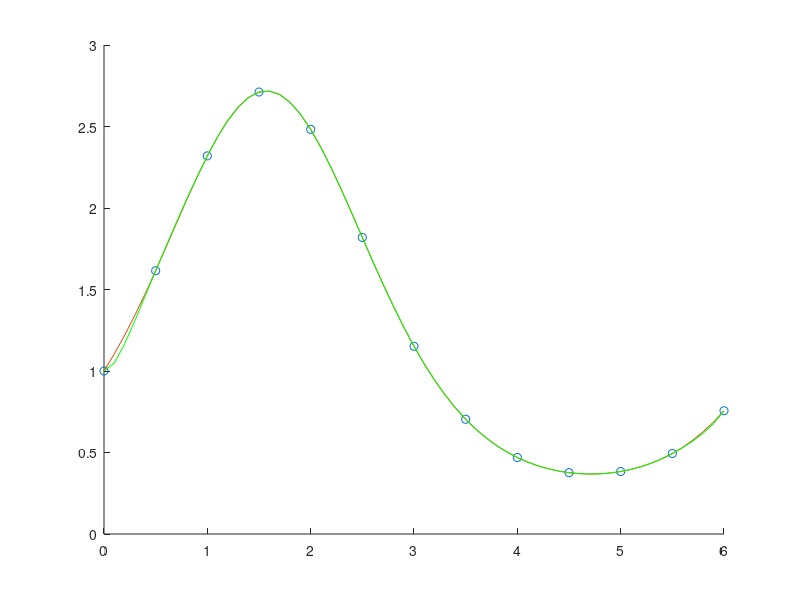

Here is the MATLAB script that generated this plot:
1;
function divided_diff = diff(x, f)
  n = length(x);
  divided_diff = [f', zeros(n, n-1)];
  for k = 2:n 
    for i = 1:n-k+1
      divided_diff(i,k) = (divided_diff(i+1,k-1)-divided_diff(i,k-1))/(x(i+k-1)-x(i)); 
    endfor
  endfor
endfunction

function N=newton(x,f,xx)
  n=length(x)-1;

  % divided differences table
  m=diff(x, f);

  lx=length(xx);
  p=ones(1,lx);
  s=m(1,1)*ones(1,lx);
  for j=1:lx
    for i=1:n
      p(j)=p(j)*(xx(j)-x(i));
      s(j)=s(j)+p(j)*m(1,i+1);
    end
  end
  N=s;
endfunction

x = linspace(0,6,13);
f = @(x)(exp(sin(x)));
y = f(x);

xx = 0:0.1:6;
N = newton(x, y, xx);

hold on
plot(x, f(x),'o') % interpolation points
plot(xx, f(xx)) % function plot
plot(xx, N, "g") % Newton interpolation polynomial